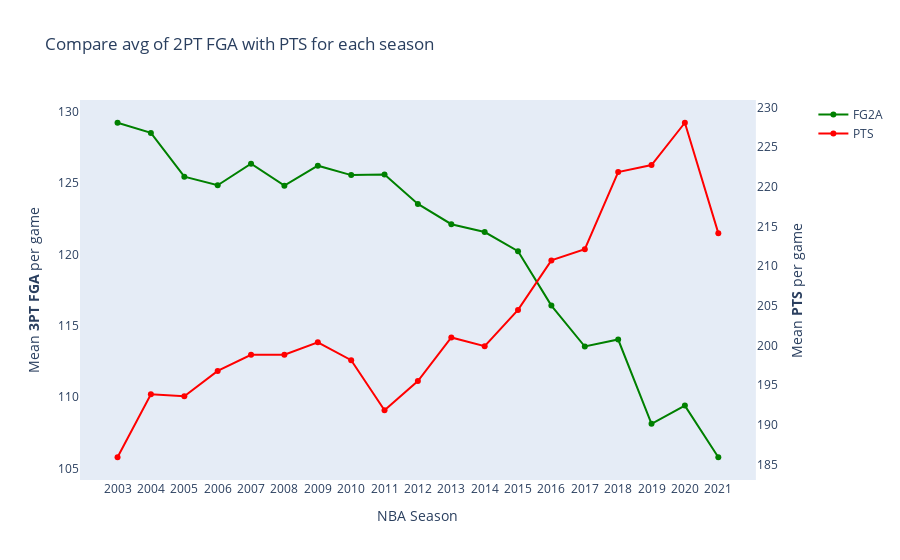

The notebook cell saved with this chart:
### Code cell
fig = make_subplots(specs=[[{"secondary_y": True}]])

# Add traces
fig.add_trace(
    go.Scatter(x=df_corr2['SEASON'], y=df_corr['FG2A'], name='FG2A', line = dict(color='green')),
               secondary_y = False)

fig.add_trace(
    go.Scatter(x=df_corr2['SEASON'], y=df_corr['PTS'], name = 'PTS', line = dict(color='red')),        
               secondary_y=True)

# Add figure title
fig.update_layout(
    title_text="Compare avg of 2PT FGA with PTS for each season", 
    xaxis = dict(
        tickmode = 'array',
        tickvals = np.arange(2003, 2022)), xaxis_tickformat = '%Y'

)

# Set x-axis title
fig.update_xaxes(title_text="NBA Season", showgrid = False)

    
# Set y-axes titles
fig.update_yaxes(title_text="Mean <b>3PT FGA</b> per game", secondary_y=False, showgrid = False)
fig.update_yaxes(title_text="Mean <b>PTS</b> per game", secondary_y=True, showgrid = False)
fig.write_html("C:/Users/edowi/OneDrive/Desktop/Charts/Avg_2pt_pts.html")
fig

### Figure 1 — Plotly figure (JSON) as saved in the notebook; plotly's stock layout.template omitted (floating-point values rounded to 4 significant figures)
{"data": [{"line": {"color": "green"}, "name": "FG2A", "type": "scatter", "x": ["2003-01-01T00:00:00", "2004-01-01T00:00:00", "2005-01-01T00:00:00", "2006-01-01T00:00:00", "2007-01-01T00:00:00", "2008-01-01T00:00:00", "2009-01-01T00:00:00", "2010-01-01T00:00:00", "2011-01-01T00:00:00", "2012-01-01T00:00:00", "2013-01-01T00:00:00", "2014-01-01T00:00:00", "2015-01-01T00:00:00", "2016-01-01T00:00:00", "2017-01-01T00:00:00", "2018-01-01T00:00:00", "2019-01-01T00:00:00", "2020-01-01T00:00:00", "2021-01-01T00:00:00"], "xaxis": "x", "y": [129.2, 128.5, 125.5, 124.8, 126.4, 124.8, 126.2, 125.6, 125.6, 123.5, 122.1, 121.6, 120.2, 116.4, 113.5, 114.0, 108.1, 109.4, 105.8], "yaxis": "y"}, {"line": {"color": "red"}, "name": "PTS", "type": "scatter", "x": ["2003-01-01T00:00:00", "2004-01-01T00:00:00", "2005-01-01T00:00:00", "2006-01-01T00:00:00", "2007-01-01T00:00:00", "2008-01-01T00:00:00", "2009-01-01T00:00:00", "2010-01-01T00:00:00", "2011-01-01T00:00:00", "2012-01-01T00:00:00", "2013-01-01T00:00:00", "2014-01-01T00:00:00", "2015-01-01T00:00:00", "2016-01-01T00:00:00", "2017-01-01T00:00:00", "2018-01-01T00:00:00", "2019-01-01T00:00:00", "2020-01-01T00:00:00", "2021-01-01T00:00:00"], "xaxis": "x", "y": [185.9, 193.8, 193.6, 196.8, 198.8, 198.8, 200.4, 198.1, 191.8, 195.5, 201, 199.9, 204.5, 210.7, 212.1, 221.9, 222.7, 228.1, 214.2], "yaxis": "y2"}], "layout": {"title": {"text": "Compare avg of 2PT FGA with PTS for each season"}, "xaxis": {"anchor": "y", "domain": [0, 0.94], "showgrid": false, "tickformat": "%Y", "tickmode": "array", "tickvals": [2003, 2004, 2005, 2006, 2007, 2008, 2009, 2010, 2011, 2012, 2013, 2014, 2015, 2016, 2017, 2018, 2019, 2020, 2021], "title": {"text": "NBA Season"}}, "yaxis": {"anchor": "x", "domain": [0, 1], "showgrid": false, "title": {"text": "Mean <b>3PT FGA</b> per game"}}, "yaxis2": {"anchor": "x", "overlaying": "y", "showgrid": false, "side": "right", "title": {"text": "Mean <b>PTS</b> per game"}}}}
